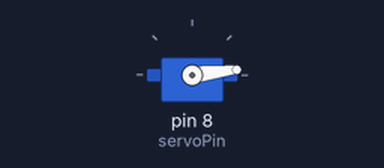
This sketch was run on a simulated Arduino Uno, built with avr-gcc and run on an emulated ATmega328P. On the bench: servo.

Above: at 0.05 s.
At 0.85 s:
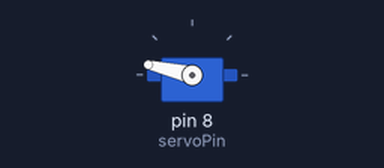
At 1.2 s:
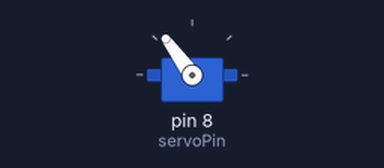
At 1.7 s:
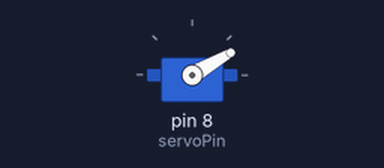
Timing chart, 0 to 4.2 s (numbered marks = the images above):
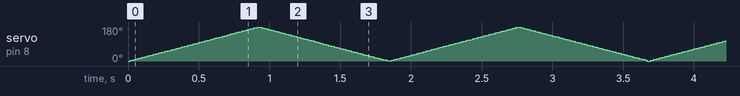

The sketch:

Servo.ino
```cpp
#include <Servo.h>

Servo myservo;
int servoPin = 8;

void setup() {
  myservo.attach(servoPin);
}


void loop() {
  int pos = 0;
  int angle = 180;
  int const ms = 5;

  for (pos = 0; pos <= angle; pos += 1) {
    myservo.write(pos);
    delay(ms);
  }

  for (pos = angle; pos >= 0; pos -= 1) {
    myservo.write(pos);
    delay(ms);
  }
}
```
